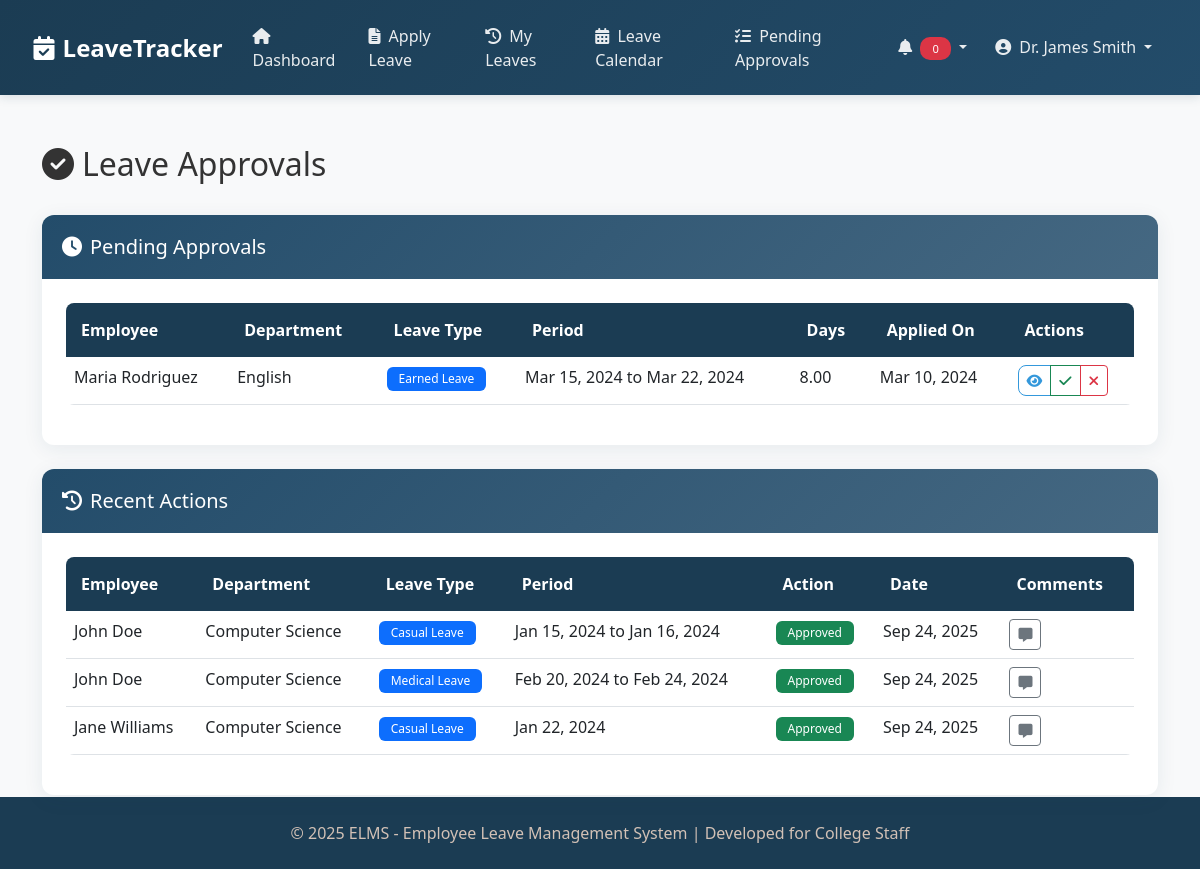
Screenshot of /modules/leave_approvals.php (signed in) with the database file from the repository.
### tables this page shows
CREATE TABLE IF NOT EXISTS `leave_applications` (
  `id` int(11) NOT NULL AUTO_INCREMENT,
  `user_id` int(11) NOT NULL,
  `leave_type_id` int(11) NOT NULL,
  `start_date` date NOT NULL,
  `end_date` date NOT NULL,
  `days` decimal(10,2) NOT NULL,
  `reason` text NOT NULL,
  `status` enum('pending','approved','rejected','cancelled') NOT NULL DEFAULT 'pending',
  `attachment` varchar(255) DEFAULT NULL,
  `created_at` timestamp NOT NULL DEFAULT CURRENT_TIMESTAMP,
  `updated_at` timestamp NOT NULL DEFAULT CURRENT_TIMESTAMP ON UPDATE CURRENT_TIMESTAMP,
  PRIMARY KEY (`id`),
  KEY `user_id` (`user_id`),
  KEY `leave_type_id` (`leave_type_id`),
  CONSTRAINT `leave_applications_ibfk_1` FOREIGN KEY (`user_id`) REFERENCES `users` (`id`) ON DELETE CASCADE,
  CONSTRAINT `leave_applications_ibfk_2` FOREIGN KEY (`leave_type_id`) REFERENCES `leave_types` (`id`) ON DELETE CASCADE
);

CREATE TABLE IF NOT EXISTS `users` (
  `id` int(11) NOT NULL AUTO_INCREMENT,
  `employee_id` varchar(20) NOT NULL,
  `first_name` varchar(50) NOT NULL,
  `last_name` varchar(50) NOT NULL,
  `email` varchar(100) NOT NULL,
  `password` varchar(255) NOT NULL,
  `role` enum('staff','department_head','dean','principal','hr_admin') NOT NULL,
  `department_id` int(11) NOT NULL,
  `position` varchar(100) NOT NULL,
  `phone` varchar(20) DEFAULT NULL,
  `profile_image` varchar(255) DEFAULT NULL,
  `created_at` timestamp NOT NULL DEFAULT CURRENT_TIMESTAMP,
  `updated_at` timestamp NOT NULL DEFAULT CURRENT_TIMESTAMP ON UPDATE CURRENT_TIMESTAMP,
  `status` enum('active','inactive') NOT NULL DEFAULT 'active',
  PRIMARY KEY (`id`),
  UNIQUE KEY `employee_id` (`employee_id`),
  UNIQUE KEY `email` (`email`)
);

CREATE TABLE IF NOT EXISTS `departments` (
  `id` int(11) NOT NULL AUTO_INCREMENT,
  `name` varchar(100) NOT NULL,
  `code` varchar(20) NOT NULL,
  `head_id` int(11) DEFAULT NULL,
  `dean_id` int(11) DEFAULT NULL,
  `description` text,
  `created_at` timestamp NOT NULL DEFAULT CURRENT_TIMESTAMP,
  `updated_at` timestamp NOT NULL DEFAULT CURRENT_TIMESTAMP ON UPDATE CURRENT_TIMESTAMP,
  PRIMARY KEY (`id`),
  UNIQUE KEY `code` (`code`)
);

CREATE TABLE IF NOT EXISTS `leave_types` (
  `id` int(11) NOT NULL AUTO_INCREMENT,
  `name` varchar(100) NOT NULL,
  `description` text,
  `max_days` int(11) NOT NULL,
  `applicable_to` set('staff','department_head','dean','principal') NOT NULL,
  `requires_attachment` tinyint(1) NOT NULL DEFAULT '0',
  `is_paid` tinyint(1) NOT NULL DEFAULT '1',
  `accrual_rate` decimal(10,2) DEFAULT NULL COMMENT 'Days per month',
  `carry_forward` tinyint(1) NOT NULL DEFAULT '0',
  `max_carry_forward_days` int(11) DEFAULT NULL,
  `created_at` timestamp NOT NULL DEFAULT CURRENT_TIMESTAMP,
  `updated_at` timestamp NOT NULL DEFAULT CURRENT_TIMESTAMP ON UPDATE CURRENT_TIMESTAMP,
  PRIMARY KEY (`id`)
);

CREATE TABLE IF NOT EXISTS `leave_approvals` (
  `id` int(11) NOT NULL AUTO_INCREMENT,
  `leave_application_id` int(11) NOT NULL,
  `approver_id` int(11) NOT NULL,
  `approver_level` enum('department_head','dean','principal','hr_admin') NOT NULL,
  `status` enum('pending','approved','rejected') NOT NULL DEFAULT 'pending',
  `comments` text,
  `created_at` timestamp NOT NULL DEFAULT CURRENT_TIMESTAMP,
  `updated_at` timestamp NOT NULL DEFAULT CURRENT_TIMESTAMP ON UPDATE CURRENT_TIMESTAMP,
  PRIMARY KEY (`id`),
  KEY `leave_application_id` (`leave_application_id`),
  KEY `approver_id` (`approver_id`),
  CONSTRAINT `leave_approvals_ibfk_1` FOREIGN KEY (`leave_application_id`) REFERENCES `leave_applications` (`id`) ON DELETE CASCADE,
  CONSTRAINT `leave_approvals_ibfk_2` FOREIGN KEY (`approver_id`) REFERENCES `users` (`id`) ON DELETE CASCADE
);

### modules/leave_approvals.php (the view, shortened to what this page needs)
<?php
require_once '../config/db.php';
$user_id = $_SESSION['user_id'];
$sql = "SELECT la.*,
               lt.name as leave_type_name,
               u.first_name,
               u.last_name,
               u.email,
               d.name as department_name,
               lap.id as approval_id,
               lap.approver_level
        FROM leave_applications la
        JOIN leave_types lt ON la.leave_type_id = lt.id
        JOIN users u ON la.user_id = u.id
        JOIN departments d ON u.department_id = d.id
        JOIN leave_approvals lap ON la.id = lap.leave_application_id
        WHERE lap.approver_id = :user_id
        AND lap.status = 'pending'
        AND la.status = 'pending'
        ORDER BY la.created_at ASC";
$stmt = $conn->prepare($sql);
$stmt->bindParam(':user_id', $user_id, PDO::PARAM_INT);
$stmt->execute();
$pending_approvals = $stmt->fetchAll();
$recent_sql = "SELECT la.*,
                lt.name as leave_type_name,
                u.first_name,
                u.last_name,
                d.name as department_name,
                lap.status as approval_status,
                lap.approver_level,
                lap.comments,
                lap.updated_at as approval_date
         FROM leave_approvals lap
         JOIN leave_applications la ON lap.leave_application_id = la.id
         JOIN leave_types lt ON la.leave_type_id = lt.id
         JOIN users u ON la.user_id = u.id
         JOIN departments d ON u.department_id = d.id
         WHERE lap.approver_id = :user_id
         AND lap.status IN ('approved', 'rejected')
         ORDER BY lap.updated_at DESC
         LIMIT 10";
$recent_stmt = $conn->prepare($recent_sql);
$recent_stmt->bindParam(':user_id', $user_id, PDO::PARAM_INT);
$recent_stmt->execute();
$recent_actions = $recent_stmt->fetchAll();
include_once '../includes/header.php';
?>
<div class="container">
    <div class="row mb-4">
        <div class="col-md-8">
            <h2><i class="fas fa-check-circle me-2"></i>Leave Approvals</h2>
        </div>
    </div>
    <div class="row">
        <div class="col-lg-12">
            <div class="card mb-4">
                <div class="card-header">
                    <h5 class="mb-0"><i class="fas fa-clock me-2"></i>Pending Approvals</h5>
                </div>
                <div class="card-body">
                    <?php if (count($pending_approvals) == 0): ?>
                        <div class="text-center py-4">
                            <i class="fas fa-check-double fa-3x text-muted mb-3"></i>
                            <h5>No Pending Approvals</h5>
                            <p class="text-muted">You don't have any leave applications waiting for your approval.</p>
                        </div>
                    <?php else: ?>
                        <div class="table-responsive">
                            <table class="table table-hover">
                                <thead>
                                    <tr>
                                        <th>Employee</th>
                                        <th>Department</th>
                                        <th>Leave Type</th>
                                        <th>Period</th>
                                        <th>Days</th>
                                        <th>Applied On</th>
                                        <th>Actions</th>
                                    </tr>
                                </thead>
                                <tbody>
                                    <?php foreach ($pending_approvals as $approval): ?>
                                        <tr>
                                            <td><?php echo htmlspecialchars($approval['first_name'] . ' ' . $approval['last_name']); ?></td>
                                            <td><?php echo htmlspecialchars($approval['department_name']); ?></td>
                                            <td>
                                                <span class="badge bg-primary">
                                                    <?php echo htmlspecialchars($approval['leave_type_name']); ?>
                                                </span>
                                            </td>
                                            <td>
                                                <?php
                                                    $start_date = date('M d, Y', strtotime($approval['start_date']));
                                                    $end_date = date('M d, Y', strtotime($approval['end_date']));
                                                    echo $start_date;
                                                    if ($start_date != $end_date) {
                                                        echo ' to ' . $end_date;
                                                    }
                                                ?>
                                            </td>
                                            <td><?php echo $approval['days']; ?></td>
                                            <td><?php echo date('M d, Y', strtotime($approval['created_at'])); ?></td>
                                            <td>
                                                <div class="btn-group">
                                                    <button type="button" class="btn btn-sm btn-outline-primary" data-bs-toggle="modal" data-bs-target="#viewModal<?php echo $approval['id']; ?>">
                                                        <i class="fas fa-eye"></i>
                                                    </button>
                                                    <button type="button" class="btn btn-sm btn-outline-success" data-bs-toggle="modal" data-bs-target="#approveModal<?php echo $approval['id']; ?>">
                                                        <i class="fas fa-check"></i>
                                                    </button>
                                                    <button type="button" class="btn btn-sm btn-outline-danger" data-bs-toggle="modal" data-bs-target="#rejectModal<?php echo $approval['id']; ?>">
                                                        <i class="fas fa-times"></i>
                                                    </button>
                                                </div>
                                            </td>
                                        </tr>
                                    <?php endforeach; ?>
                                </tbody>
                            </table>
                        </div>
                    <?php endif; ?>
                </div>
            </div>
            <div class="card">
                <div class="card-header">
                    <h5 class="mb-0"><i class="fas fa-history me-2"></i>Recent Actions</h5>
                </div>
                <div class="card-body">
                    <?php if (count($recent_actions) == 0): ?>
                        <div class="text-center py-4">
                            <i class="fas fa-history fa-3x text-muted mb-3"></i>
                            <h5>No Recent Actions</h5>
                            <p class="text-muted">You haven't approved or rejected any leave applications recently.</p>
                        </div>
                    <?php else: ?>
                        <div class="table-responsive">
                            <table class="table table-hover">
                                <thead>
                                    <tr>
                                        <th>Employee</th>
                                        <th>Department</th>
                                        <th>Leave Type</th>
                                        <th>Period</th>
                                        <th>Action</th>
                                        <th>Date</th>
                                        <th>Comments</th>
                                    </tr>
                                </thead>
                                <tbody>
                                    <?php foreach ($recent_actions as $action): ?>
                                        <tr>
                                            <td><?php echo htmlspecialchars($action['first_name'] . ' ' . $action['last_name']); ?></td>
                                            <td><?php echo htmlspecialchars($action['department_name']); ?></td>
                                            <td>
                                                <span class="badge bg-primary">
                                                    <?php echo htmlspecialchars($action['leave_type_name']); ?>
                                                </span>
                                            </td>
                                            <td>
                                                <?php
                                                    $start_date = date('M d, Y', strtotime($action['start_date']));
                                                    $end_date = date('M d, Y', strtotime($action['end_date']));
                                                    echo $start_date;
                                                    if ($start_date != $end_date) {
                                                        echo ' to ' . $end_date;
                                                    }
                                                ?>
                                            </td>
                                            <td>
                                                <?php if ($action['approval_status'] == 'approved'): ?>
                                                    <span class="badge bg-success">Approved</span>
                                                <?php else: ?>
                                                    <span class="badge bg-danger">Rejected</span>
                                                <?php endif; ?>
                                            </td>
                                            <td><?php echo date('M d, Y', strtotime($action['approval_date'])); ?></td>
                                            <td>
                                                <?php if (!empty($action['comments'])): ?>
                                                    <button type="button" class="btn btn-sm btn-outline-secondary" data-bs-toggle="tooltip" data-bs-placement="top" title="<?php echo htmlspecialchars($action['comments']); ?>">
                                                        <i class="fas fa-comment-alt"></i>
                                                    </button>
                                                <?php else: ?>
                                                    <span class="text-muted">-</span>
                                                <?php endif; ?>
                                            </td>
                                        </tr>
                                    <?php endforeach; ?>
                                </tbody>
                            </table>
                        </div>
                    <?php endif; ?>
                </div>
            </div>
        </div>
    </div>
</div>
<?php
include_once '../includes/footer.php';
?>

### css/style.css (style rules this page uses)
:root { --primary-dark: #1B3C53; --primary-medium: #234C6A; --primary-light: #456882; --accent-light: #D2C1B6; --white: #ffffff; --light-gray: #f8f9fa; --border-color: #e9ecef; }
html, body { height: 100%; }
body { font-family: 'Segoe UI', Tahoma, Geneva, Verdana, sans-serif; background-color: var(--light-gray); color: #333; display: flex; flex-direction: column; }
.card { border: none; border-radius: 12px; box-shadow: 0 4px 20px rgba(27, 60, 83, 0.08); transition: all 0.3s ease; background: var(--white); }
.card-header { background: linear-gradient(135deg, var(--primary-medium) 0%, var(--primary-light) 100%); color: var(--white); border-radius: 12px 12px 0 0 !important; border: none; padding: 1.25rem; font-weight: 600; }
.card-body { padding: 1.5rem; }
.btn-outline-primary { border-color: #3498db; color: #3498db; border-radius: 8px; font-weight: 500; transition: all 0.3s ease; }
.table { border-radius: 8px; overflow: hidden; }
.table thead th { background-color: var(--primary-dark); color: var(--white); border: none; font-weight: 600; padding: 15px; }
.table tbody tr { transition: all 0.2s ease; }
.badge { border-radius: 6px; padding: 6px 12px; font-weight: 500; }

### rows the page displays
leave_applications: user.last_name "Maria Rodriguez", departments.name "English", leave_type.name "Earned Leave", start_date "Mar 15, 2024", end_date "Mar 22, 2024", days "8.00", created_at "Mar 10, 2024"
leave_approvals: users.first_name+last_name "John Doe", departments.name "Computer Science", leave_types.name "Casual Leave", leave_application.start_date "Jan 15, 2024", leave_application.end_date "Jan 16, 2024", status "Approved", updated_at "Sep 24, 2025"
leave_approvals: users.first_name+last_name "John Doe", departments.name "Computer Science", leave_types.name "Medical Leave", leave_application.start_date "Feb 20, 2024", leave_application.end_date "Feb 24, 2024", status "Approved", updated_at "Sep 24, 2025"
leave_approvals: users.first_name+last_name "Jane Williams", departments.name "Computer Science", leave_types.name "Casual Leave", leave_application.start_date "Jan 22, 2024", status "Approved", updated_at "Sep 24, 2025"

### other values shown
$_SESSION['first_name'] . ' ' . $_SESSION['last_name'] "Dr. James Smith"
